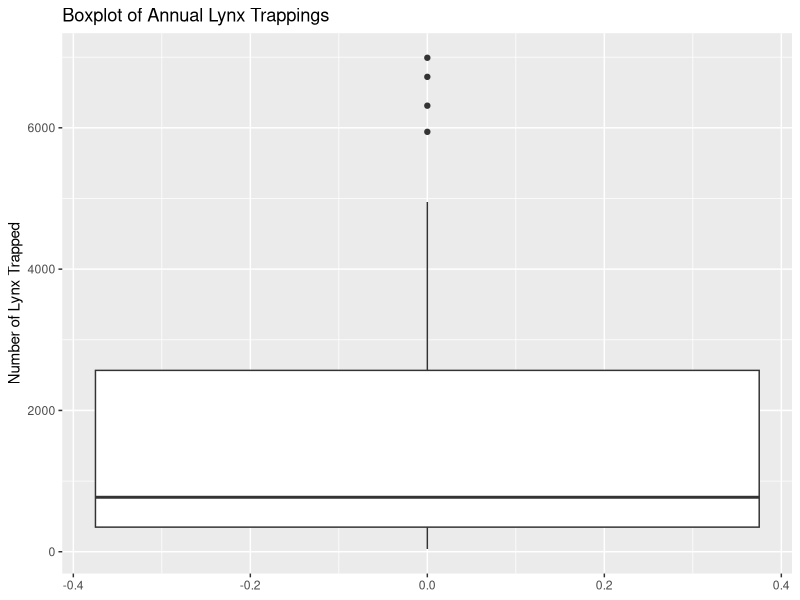
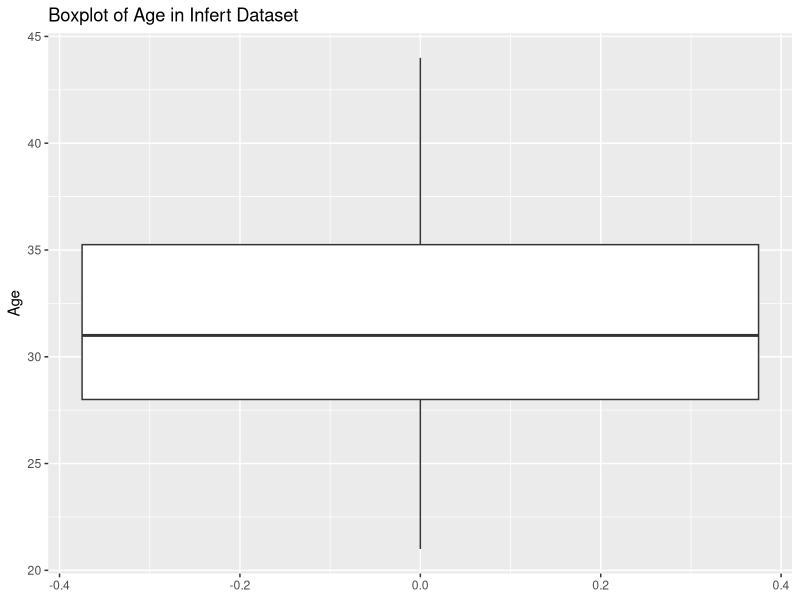
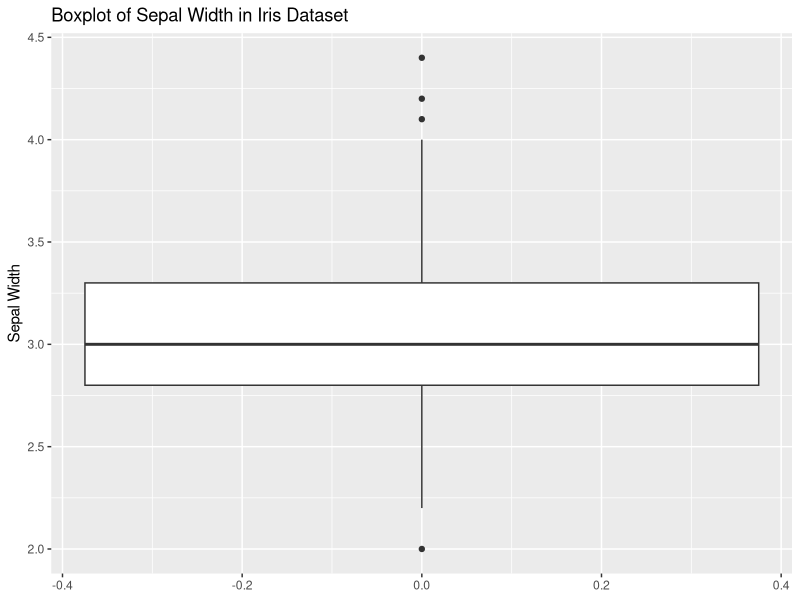

Here is the R script that generated these plots, in order:
## ---- chunk 1
knitr::opts_chunk$set(echo = TRUE)
## ---- chunk 2
# Load iris dataset
data(iris)

# Calculate descriptive statistics
range_sepal_length <- range(iris$Sepal.Length)
variance_sepal_length <- var(iris$Sepal.Length)
sd_sepal_length <- sd(iris$Sepal.Length)
summary_sepal_length <- summary(iris$Sepal.Length)

range_sepal_length
variance_sepal_length
sd_sepal_length
summary_sepal_length
## ---- chunk 3
# Load airquality dataset
data(airquality)

# Remove NA values from Ozone column
ozone_no_na <- na.omit(airquality$Ozone)

# Calculate descriptive statistics
range_ozone <- range(ozone_no_na)
variance_ozone <- var(ozone_no_na)
sd_ozone <- sd(ozone_no_na)
summary_ozone <- summary(ozone_no_na)

range_ozone
variance_ozone
sd_ozone
summary_ozone
## ---- chunk 4
# Load ggplot2 and lynx dataset
library(ggplot2)
data(lynx)

# Create boxplot
ggplot(data.frame(lynx), aes(y = lynx)) +
  geom_boxplot() +
  labs(title = "Boxplot of Annual Lynx Trappings", y = "Number of Lynx Trapped")
## ---- chunk 5
# Load ToothGrowth dataset
data(ToothGrowth)

# Calculate descriptive statistics
range_len <- range(ToothGrowth$len)
variance_len <- var(ToothGrowth$len)
sd_len <- sd(ToothGrowth$len)
summary_len <- summary(ToothGrowth$len)

range_len
variance_len
sd_len
summary_len
## ---- chunk 6
# Load ggplot2 and infert dataset
library(ggplot2)
data(infert)

# Create boxplot
ggplot(infert, aes(y = age)) +
  geom_boxplot() +
  labs(title = "Boxplot of Age in Infert Dataset", y = "Age")
## ---- chunk 7
# Load airquality dataset
data(airquality)

# Remove NA values from Wind column
wind_no_na <- na.omit(airquality$Wind)

# Calculate descriptive statistics
range_wind <- range(wind_no_na)
variance_wind <- var(wind_no_na)
sd_wind <- sd(wind_no_na)
summary_wind <- summary(wind_no_na)

range_wind
variance_wind
sd_wind
summary_wind
## ---- chunk 8
# Load iris dataset
data(iris)

# Calculate IQR
iqr_sepal_length <- IQR(iris$Sepal.Length)

# Identify outliers
q1 <- quantile(iris$Sepal.Length, 0.25)
q3 <- quantile(iris$Sepal.Length, 0.75)
lower_bound <- q1 - 1.5 * iqr_sepal_length
upper_bound <- q3 + 1.5 * iqr_sepal_length
outliers <- iris$Sepal.Length[iris$Sepal.Length < lower_bound | iris$Sepal.Length > upper_bound]

iqr_sepal_length
outliers
## ---- chunk 9
# Load infert dataset
data(infert)

# Calculate descriptive statistics
range_parity <- range(infert$parity)
variance_parity <- var(infert$parity)
sd_parity <- sd(infert$parity)
summary_parity <- summary(infert$parity)

range_parity
variance_parity
sd_parity
summary_parity
## ---- chunk 10
# Load ggplot2 and iris dataset
library(ggplot2)
data(iris)

# Create boxplot
ggplot(iris, aes(y = Sepal.Width)) +
  geom_boxplot() +
  labs(title = "Boxplot of Sepal Width in Iris Dataset", y = "Sepal Width")
## ---- chunk 11
# Load ToothGrowth dataset
data(ToothGrowth)

# Calculate IQR
iqr_len <- IQR(ToothGrowth$len)

# Identify outliers
q1 <- quantile(ToothGrowth$len, 0.25)
q3 <- quantile(ToothGrowth$len, 0.75)
lower_bound <- q1 - 1.5 * iqr_len
upper_bound <- q3 + 1.5 * iqr_len
outliers <- ToothGrowth$len[ToothGrowth$len < lower_bound | ToothGrowth$len > upper_bound]

iqr_len
outliers
